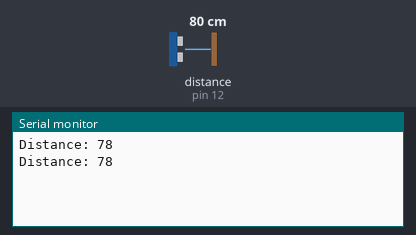
The sketch below on a simulated Arduino Uno, built with avr-gcc and run on an emulated ATmega328P. Shown: the last lines printed to the serial monitor. Wiring (inferred from the names in the program): ultrasonic range finder: trigger pin 14; echo pin 12. Inputs (shaded band) come from the test bench; at power-on: distance to the obstacle (sensor on pin 12) 80 cm. The echo pulse lasts 58.3 µs per cm.

Above: at 1.8 s.
1.9 s: distance to the obstacle (sensor on pin 12) set to 2 cm
At 2.5 s:
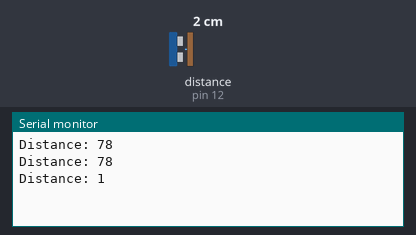
3.4 s: distance to the obstacle (sensor on pin 12) set to 4 cm
At 4.8 s:
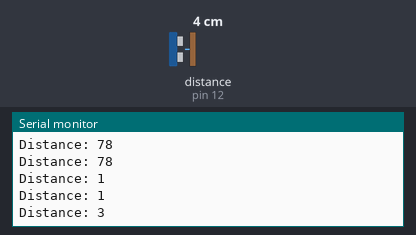
Timing chart, 0 to 6.4 s (numbered marks = the images above; inputs shaded):
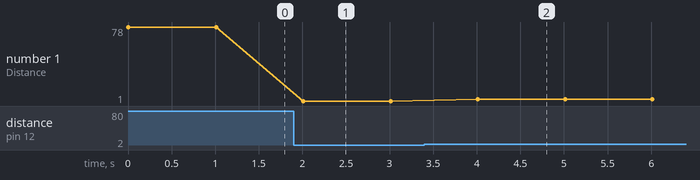

The sketch:

Ultrasonic_basic.ino
```cpp
const int trigPin = 14;  // D5 -> GPIO14
const int echoPin = 12;  // D6 -> GPIO12

void setup() {
  Serial.begin(115200);
  pinMode(trigPin, OUTPUT);
  pinMode(echoPin, INPUT);
}

void loop() {
  digitalWrite(trigPin, LOW);
  delayMicroseconds(5);
  digitalWrite(trigPin, HIGH);
  delayMicroseconds(10);
  digitalWrite(trigPin, LOW);

  long duration = pulseIn(echoPin, HIGH, 30000); // Timeout added
  int distance = duration * 0.034 / 2;

  Serial.print("Distance: ");
  Serial.println(distance);

  delay(1000);
}
```

Measured:
- after the input at 1.9 s, the serial monitor: prints a new line after 0.11 s (image 1)
- after the input at 3.4 s, the serial monitor: prints a new line after 0.61 s (image 2)
- plotted number 1: 78 → 1 after the input at 1.9 s, 1 → 3 after the input at 3.4 s
